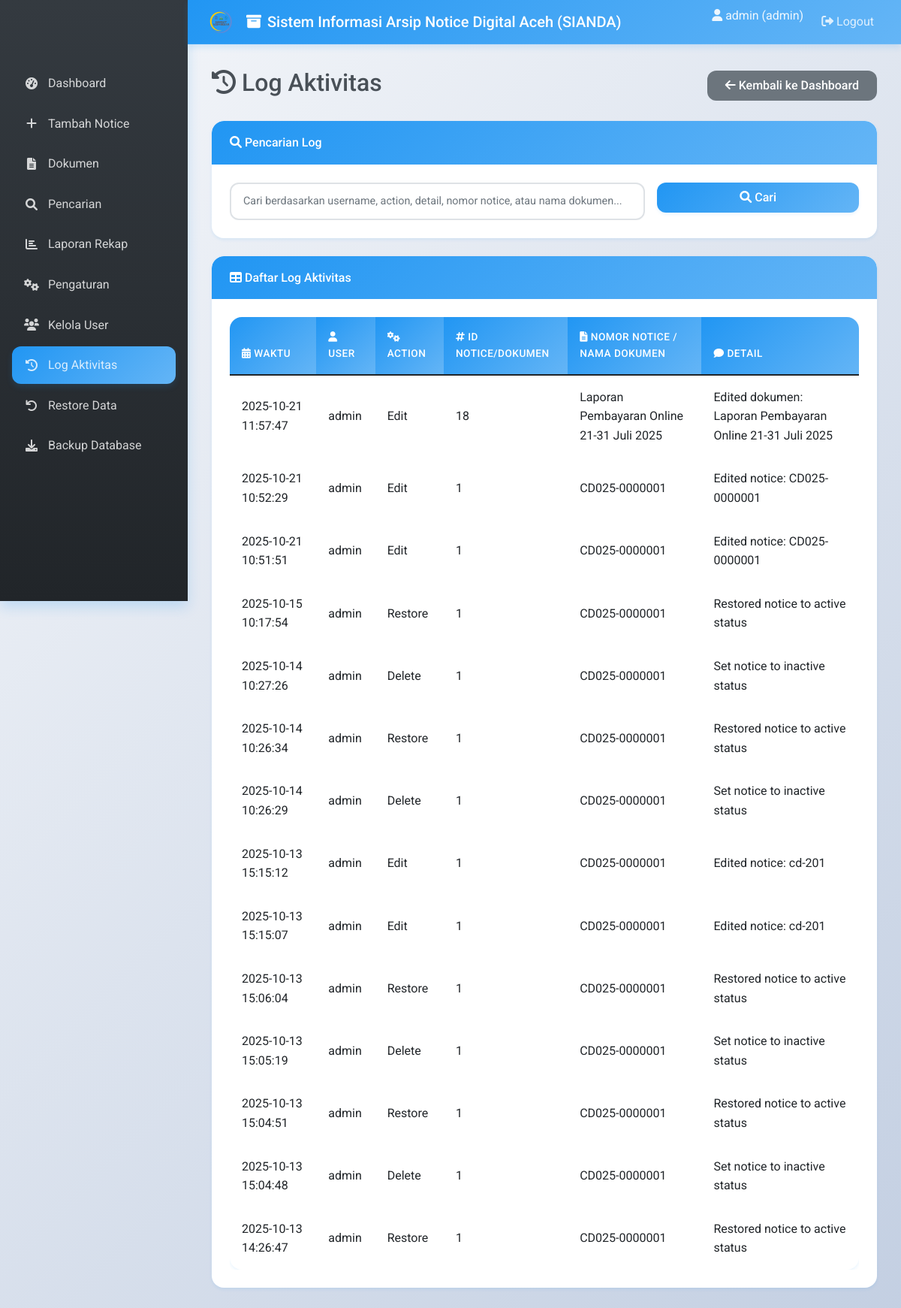
Page /logs.php (signed in) on the committed database.
### tables this page shows
CREATE TABLE `settings` (
  `id` int(11) NOT NULL AUTO_INCREMENT,
  `app_title` varchar(255) NOT NULL DEFAULT 'Sistem Informasi Arsip Notice Digital Aceh',
  `logo_path` varchar(255) DEFAULT NULL,
  PRIMARY KEY (`id`)
);

CREATE TABLE `logs` (
  `id` int(11) NOT NULL AUTO_INCREMENT,
  `user_id` int(11) NOT NULL,
  `action` varchar(50) NOT NULL,
  `notice_id` int(11) DEFAULT NULL,
  `details` text DEFAULT NULL,
  `timestamp` timestamp NOT NULL DEFAULT current_timestamp(),
  `dokumen_id` int(11) DEFAULT NULL,
  PRIMARY KEY (`id`),
  KEY `user_id` (`user_id`),
  CONSTRAINT `logs_ibfk_1` FOREIGN KEY (`user_id`) REFERENCES `users` (`id`)
);

CREATE TABLE `users` (
  `id` int(11) NOT NULL AUTO_INCREMENT,
  `username` varchar(50) NOT NULL,
  `password` varchar(255) NOT NULL,
  `role` enum('admin','operator') NOT NULL DEFAULT 'operator',
  `status` varchar(10) DEFAULT 'active',
  PRIMARY KEY (`id`),
  UNIQUE KEY `username` (`username`)
);

CREATE TABLE `dokumen` (
  `id` int(11) NOT NULL AUTO_INCREMENT,
  `nama_dokumen` varchar(255) NOT NULL,
  `bulan_tahun` varchar(7) NOT NULL,
  `file_pdf` varchar(255) DEFAULT NULL,
  `status` varchar(10) DEFAULT 'active',
  PRIMARY KEY (`id`)
);

CREATE TABLE `notices` (
  `id` int(11) NOT NULL AUTO_INCREMENT,
  `nomor_notice` varchar(255) NOT NULL,
  `tanggal_penetapan` date NOT NULL,
  `tanggal_cetak` date NOT NULL,
  `keterangan_rusak` text DEFAULT NULL,
  `file_pdf` varchar(255) DEFAULT NULL,
  `status` varchar(10) DEFAULT 'active',
  PRIMARY KEY (`id`)
);

### logs.php (the view, shortened to what this page needs)
 <?php
include 'db.php';
$sql_settings = "SELECT * FROM settings WHERE id = 1";
$result_settings = mysqli_query($conn, $sql_settings);
$settings = mysqli_fetch_assoc($result_settings);
$search = '';
$where_clause = '';
$sql = "SELECT l.*, u.username, n.nomor_notice, d.nama_dokumen FROM logs l JOIN users u ON l.user_id = u.id LEFT JOIN notices n ON l.notice_id = n.id LEFT JOIN dokumen d ON l.dokumen_id = d.id $where_clause ORDER BY l.timestamp DESC";
$result = mysqli_query($conn, $sql);
?>
<!DOCTYPE html>
<html lang="en">
<head>
    <link href="https://cdn.jsdelivr.net/npm/bootstrap@5.1.3/dist/css/bootstrap.min.css" rel="stylesheet">
    <link rel="stylesheet" href="https://cdnjs.cloudflare.com/ajax/libs/font-awesome/6.0.0/css/all.min.css">
    <link href="assets/css/style.css" rel="stylesheet">
</head>
<body>
    <nav class="navbar navbar-expand-lg navbar-dark">
        <div class="container-fluid">
            <a class="navbar-brand" href="#">
                <?php if ($settings['logo_path']) { ?>
                    <img src="uploads/<?php echo $settings['logo_path']; ?>" alt="Logo" style="height: 30px; margin-right: 10px;">
                <?php } ?>
                <i class="fas fa-archive"></i> <?php echo $settings['app_title']; ?>
            </a>
            <div class="collapse navbar-collapse" id="navbarNav">
                <ul class="navbar-nav ms-auto">
                    <li class="nav-item">
                        <span class="navbar-text me-3">
                            <i class="fas fa-user"></i> <?php echo $_SESSION['username']; ?> (<?php echo $_SESSION['role']; ?>)
                        </span>
                    </li>
                    <li class="nav-item">
                        <a class="nav-link" href="logout.php"><i class="fas fa-sign-out-alt"></i> Logout</a>
                    </li>
                </ul>
            </div>
        </div>
    </nav>
    <div class="sidebar">
        <nav class="nav flex-column">
            <a class="nav-link" href="index.php"><i class="fas fa-tachometer-alt"></i> Dashboard</a>
            <a class="nav-link" href="add.php"><i class="fas fa-plus"></i> Tambah Notice</a>
            <a class="nav-link" href="dokumen.php"><i class="fas fa-file-alt"></i> Dokumen</a>
            <a class="nav-link" href="report.php"><i class="fas fa-search"></i> Pencarian</a>
            <a class="nav-link" href="rekap.php"><i class="fas fa-chart-bar"></i> Laporan Rekap</a>
            <a class="nav-link" href="settings.php"><i class="fas fa-cogs"></i> Pengaturan</a>
            <a class="nav-link" href="users.php"><i class="fas fa-users"></i> Kelola User</a>
            <a class="nav-link active" href="logs.php"><i class="fas fa-history"></i> Log Aktivitas</a>
            <a class="nav-link" href="restore.php"><i class="fas fa-undo"></i> Restore Data</a>
            <a class="nav-link" href="backup.php"><i class="fas fa-download"></i> Backup Database</a>
        </nav>
    </div>
    <div class="main-content">
        <div class="d-flex justify-content-between align-items-center mb-4">
            <h2><i class="fas fa-history"></i> Log Aktivitas</h2>
            <a href="index.php" class="btn btn-secondary"><i class="fas fa-arrow-left"></i> Kembali ke Dashboard</a>
        </div>
        <div class="card mb-4">
            <div class="card-header">
                <i class="fas fa-search"></i> Pencarian Log
            </div>
            <div class="card-body">
                <form method="GET" class="row g-3">
                    <div class="col-md-8">
                        <input type="text" class="form-control" id="search" name="search" placeholder="Cari berdasarkan username, action, detail, nomor notice, atau nama dokumen..." value="<?php echo htmlspecialchars($search); ?>">
                    </div>
                    <div class="col-md-4">
                        <button type="submit" class="btn btn-primary w-100"><i class="fas fa-search"></i> Cari</button>
                    </div>
                </form>
            </div>
        </div>
        <div class="card">
            <div class="card-header">
                <i class="fas fa-table"></i> Daftar Log Aktivitas
            </div>
            <div class="card-body">
                <div class="table-responsive">
                    <table class="table table-hover">
                        <thead>
                            <tr>
                                <th><i class="fas fa-calendar-alt"></i> Waktu</th>
                                <th><i class="fas fa-user"></i> User</th>
                                <th><i class="fas fa-cogs"></i> Action</th>
                                <th><i class="fas fa-hashtag"></i> ID Notice/Dokumen</th>
                                <th><i class="fas fa-file-alt"></i> Nomor Notice / Nama Dokumen</th>
                                <th><i class="fas fa-comment"></i> Detail</th>
                            </tr>
                        </thead>
                        <tbody>
                            <?php while ($row = mysqli_fetch_assoc($result)) { ?>
                            <tr>
                                <td><?php echo $row['timestamp']; ?></td>
                                <td><?php echo $row['username']; ?></td>
                                <td><?php echo ucfirst($row['action']); ?></td>
                                <td><?php echo $row['notice_id'] ?: ($row['dokumen_id'] ?: '-'); ?></td>
                                <td><?php echo $row['nomor_notice'] ?: ($row['nama_dokumen'] ?: '-'); ?></td>
                                <td><?php echo $row['details']; ?></td>
                            </tr>
                            <?php } ?>
                        </tbody>
                    </table>
                </div>
            </div>
        </div>
    </div>
</body>
</html>

### assets/css/style.css (style rules this page uses)
:root { --primary-color: #2196f3; --primary-light: #64b5f6; --primary-dark: #1976d2; --secondary-color: #ff9800; --secondary-light: #ffb74d; --secondary-dark: #f57c00; --success-color: #4caf50; --info-color: #00bcd4; --warning-color: #ff9800; --danger-color: #f44336; --gray-100: #f8f9fa; --gray-200: #e9ecef; --gray-300: #dee2e6; --gray-400: #ced4da; --gray-500: #adb5bd; --gray-600: #6c757d; --gray-700: #495057; --gray-800: #343a40; --gray-900: #212529; --white: #ffffff; --black: #000000; --shadow-light: 0 2px 4px rgba(33, 150, 243, 0.1); --shadow-medium: 0 4px 8px rgba(33, 150, 243, 0.15); --shadow-heavy: 0 8px 16px rgba(33, 150, 243, 0.2); --border-radius: 12px; --border-radius-lg: 16px; --transition: all 0.3s cubic-bezier(0.4, 0, 0.2, 1); }
* { box-sizing: border-box; }
body { font-family: 'Roboto', 'Segoe UI', Tahoma, Geneva, Verdana, sans-serif; background: linear-gradient(135deg, #f5f7fa 0%, #c3cfe2 100%); color: var(--gray-700); line-height: 1.6; margin: 0; padding: 0; min-height: 100vh; }
.navbar { background: linear-gradient(135deg, var(--primary-color) 0%, var(--primary-light) 100%); box-shadow: var(--shadow-medium); backdrop-filter: blur(10px); border-bottom: 1px solid rgba(255, 255, 255, 0.1); margin-left: 250px; width: calc(100% - 250px); z-index: 1100; padding: 0.5rem 1rem; }
.navbar-brand { font-weight: 500; color: var(--white) !important; font-size: 1.25rem; display: flex; align-items: center; gap: 0.5rem; white-space: normal; overflow: visible; text-overflow: unset; max-width: none; }
.navbar-brand img { height: 32px; width: 32px; border-radius: 8px; object-fit: cover; }
.navbar-text { color: rgba(255, 255, 255, 0.9) !important; font-weight: 400; }
.nav-link { color: rgba(255, 255, 255, 0.8) !important; font-weight: 400; transition: var(--transition); border-radius: 8px; padding: 0.5rem 1rem; }
.sidebar { height: 100vh; background: linear-gradient(180deg, var(--gray-800) 0%, var(--gray-900) 100%); color: var(--white); position: fixed; top: 0; left: 0; width: 250px; padding-top: 70px; z-index: 1000; box-shadow: var(--shadow-heavy); overflow-y: auto; }
.sidebar .nav { padding: 1rem; }
.sidebar .nav-link { color: var(--gray-400); padding: 0.75rem 1rem; margin-bottom: 0.25rem; transition: var(--transition); border-radius: var(--border-radius); font-weight: 400; display: flex; align-items: center; gap: 0.75rem; position: relative; }
.sidebar .nav-link.active { color: var(--white); background: linear-gradient(135deg, var(--primary-color) 0%, var(--primary-light) 100%); box-shadow: var(--shadow-medium); }
.sidebar .nav-link i { width: 20px; text-align: center; }
.main-content { margin-left: 250px; padding: 2rem; min-height: calc(100vh - 70px); }
.card { background: var(--white); border: none; border-radius: var(--border-radius-lg); box-shadow: var(--shadow-light); margin-bottom: 1.5rem; transition: var(--transition); overflow: hidden; }
.card-header { background: linear-gradient(135deg, var(--primary-color) 0%, var(--primary-light) 100%); color: var(--white); border-radius: var(--border-radius-lg) var(--border-radius-lg) 0 0 !important; font-weight: 500; padding: 1rem 1.5rem; border: none; }
.card-body { padding: 1.5rem; }
.btn { border-radius: var(--border-radius); font-weight: 500; padding: 0.5rem 1.5rem; transition: var(--transition); border: none; position: relative; overflow: hidden; }
.btn::before { content: ''; position: absolute; top: 50%; left: 50%; width: 0; height: 0; background: rgba(255, 255, 255, 0.2); border-radius: 50%; transform: translate(-50%, -50%); transition: width 0.6s, height 0.6s; }
.btn-primary { background: linear-gradient(135deg, var(--primary-color) 0%, var(--primary-light) 100%); color: var(--white); box-shadow: var(--shadow-light); }
.table { background: var(--white); border-radius: var(--border-radius-lg); overflow: hidden; box-shadow: var(--shadow-light); margin-bottom: 0; }
.table thead th { background: linear-gradient(135deg, var(--primary-color) 0%, var(--primary-light) 100%); color: var(--white); border: none; font-weight: 500; padding: 1rem; text-transform: uppercase; letter-spacing: 0.5px; font-size: 0.85rem; }
.table tbody tr { transition: var(--transition); }
.table td { padding: 1rem; border: none; vertical-align: middle; }
.form-control { border-radius: var(--border-radius); border: 2px solid var(--gray-300); padding: 0.75rem 1rem; font-size: 0.9rem; transition: var(--transition); background: var(--white); }

### rows in the picture
settings: logo_path (picture), app_title "Sistem Informasi Arsip Notice Digital Aceh (SIANDA)"
logs: timestamp "2025-10-21 11:57:47", user.username "admin", action "Edit", dokumen "18", dokumen.nama_dokumen "Laporan Pembayaran Online 21-31 Juli 2025", details "Edited dokumen: Laporan Pembayaran Online 21-31 Juli 2025"
logs: timestamp "2025-10-21 10:52:29", user.username "admin", action "Edit", notice "1", notice.nomor_notice "CD025-0000001", details "Edited notice: CD025-0000001"
logs: timestamp "2025-10-21 10:51:51", user.username "admin", action "Edit", notice "1", notice.nomor_notice "CD025-0000001", details "Edited notice: CD025-0000001"
logs: timestamp "2025-10-15 10:17:54", user.username "admin", action "Restore", notice "1", notice.nomor_notice "CD025-0000001", details "Restored notice to active status"
logs: timestamp "2025-10-14 10:27:26", user.username "admin", action "Delete", notice "1", notice.nomor_notice "CD025-0000001", details "Set notice to inactive status"
logs: timestamp "2025-10-14 10:26:34", user.username "admin", action "Restore", notice "1", notice.nomor_notice "CD025-0000001", details "Restored notice to active status"
logs: timestamp "2025-10-14 10:26:29", user.username "admin", action "Delete", notice "1", notice.nomor_notice "CD025-0000001", details "Set notice to inactive status"
logs: timestamp "2025-10-13 15:15:12", user.username "admin", action "Edit", notice "1", notice.nomor_notice "CD025-0000001", details "Edited notice: cd-201"
logs: timestamp "2025-10-13 15:15:07", user.username "admin", action "Edit", notice "1", notice.nomor_notice "CD025-0000001", details "Edited notice: cd-201"
logs: timestamp "2025-10-13 15:06:04", user.username "admin", action "Restore", notice "1", notice.nomor_notice "CD025-0000001", details "Restored notice to active status"
logs: timestamp "2025-10-13 15:05:19", user.username "admin", action "Delete", notice "1", notice.nomor_notice "CD025-0000001", details "Set notice to inactive status"
logs: timestamp "2025-10-13 15:04:51", user.username "admin", action "Restore", notice "1", notice.nomor_notice "CD025-0000001", details "Restored notice to active status"
logs: timestamp "2025-10-13 15:04:48", user.username "admin", action "Delete", notice "1", notice.nomor_notice "CD025-0000001", details "Set notice to inactive status"
logs: timestamp "2025-10-13 14:26:47", user.username "admin", action "Restore", notice "1", notice.nomor_notice "CD025-0000001", details "Restored notice to active status"

### other values in the picture
$_SESSION['username'] "admin"
$_SESSION['role'] "admin"
